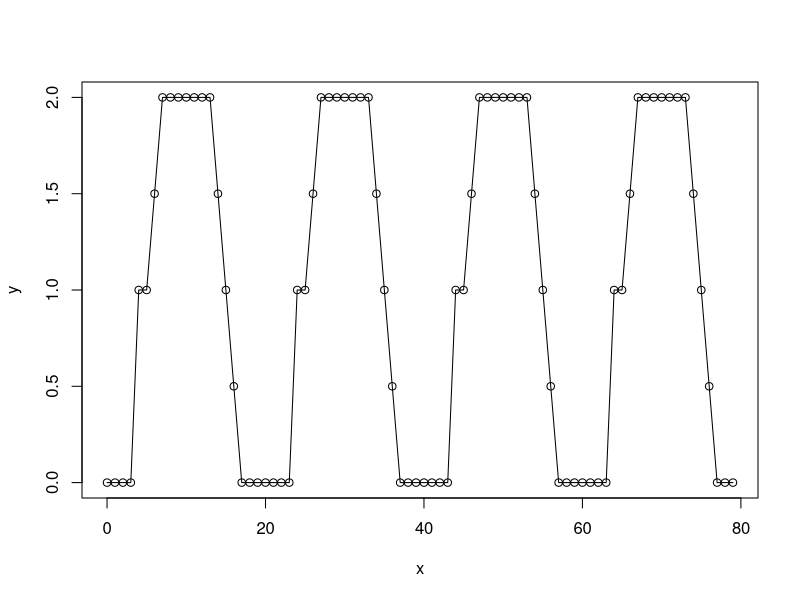
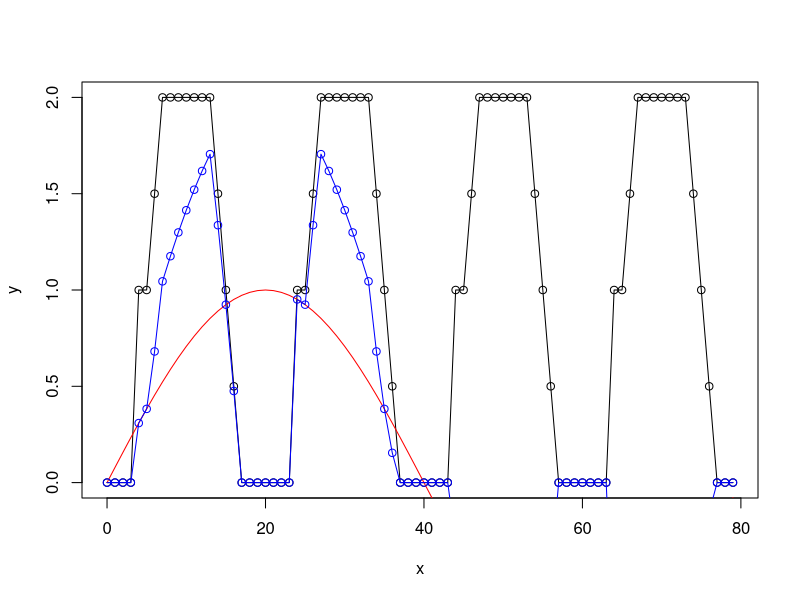
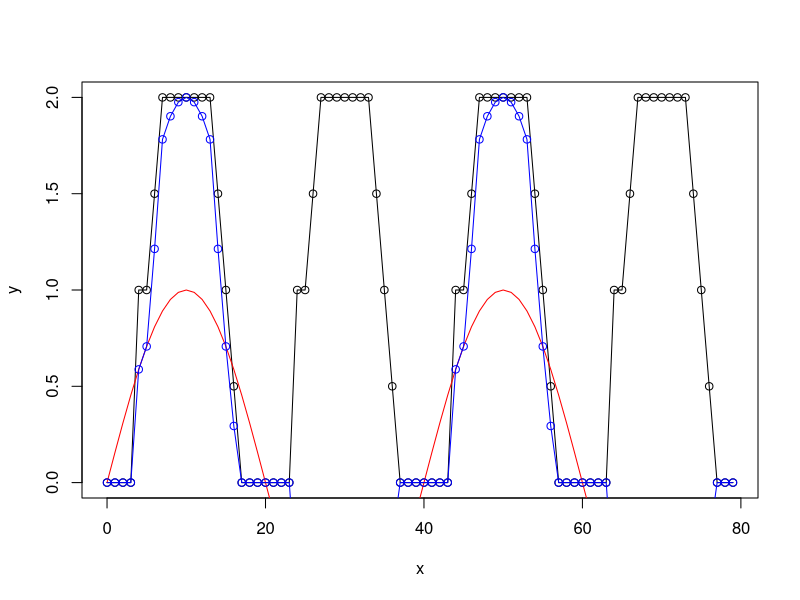
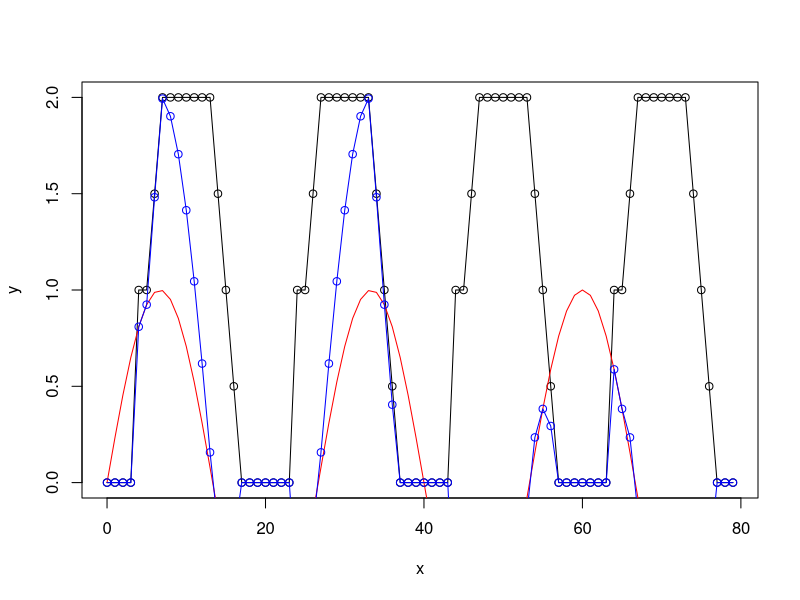
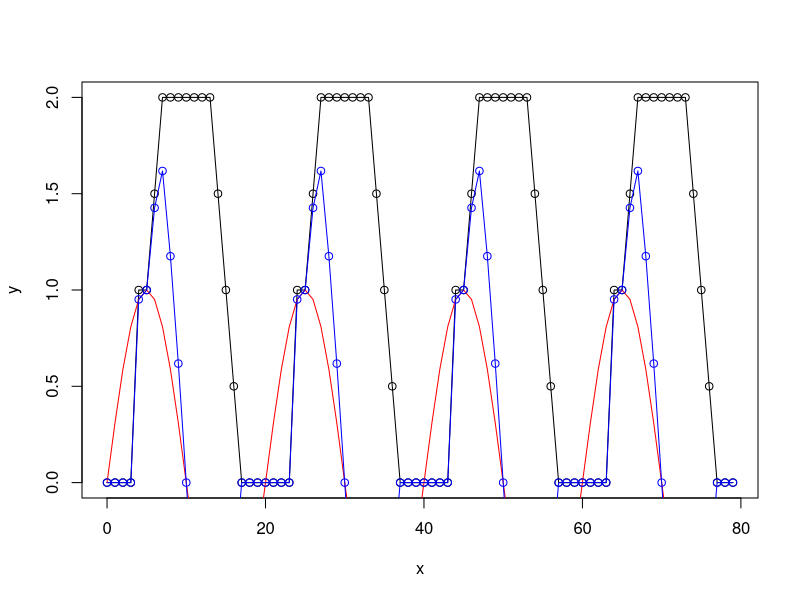
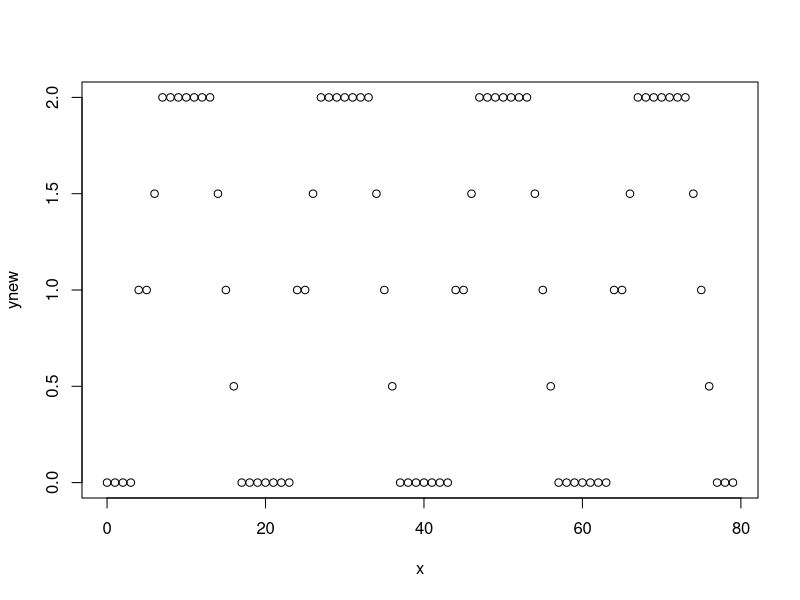
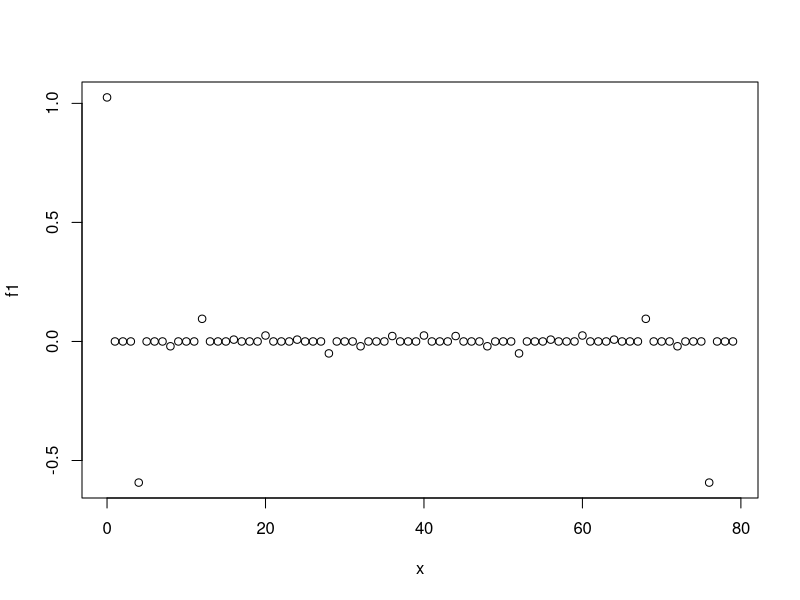
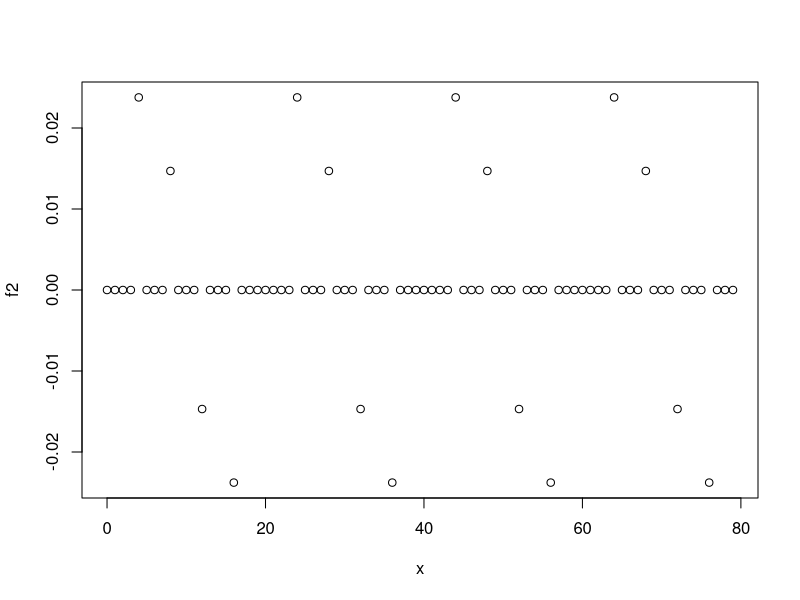

These figures' R source, in order:
x<-0:79
y<-c(0,0,0,0,1,1,1.5,2,2,2,2,2,2,2,1.5,1,0.5,0,0,0)
y<-rep(y,times=4)
plot(x,y)
lines(x,y)

xt<-2*pi*x/80

plot(x,y)
lines(x,y)
lines(x,sin(xt), col="red")
points(x,y*sin(xt), col="blue")
lines(x,y*sin(xt), col="blue")

sum(y*sin(xt))

plot(x,y)
lines(x,y)
lines(x,sin(2*xt), col="red")
points(x,y*sin(2*xt), col="blue")
lines(x,y*sin(2*xt), col="blue")

sum(y*sin(2*xt))

plot(x,y)
lines(x,y)
lines(x,sin(3*xt), col="red")
points(x,y*sin(3*xt), col="blue")
lines(x,y*sin(3*xt), col="blue")

sum(y*sin(3*xt))

plot(x,y)
lines(x,y)
lines(x,sin(4*xt), col="red")
points(x,y*sin(4*xt), col="blue")
lines(x,y*sin(4*xt), col="blue")

sum(y*sin(4*xt))

f1<-c()
f2<-c()
for(i in 0:79) {
  f1<-c(f1,sum(y*cos(i*xt))/80)
  f2<-c(f2,sum(y*sin(i*xt))/80)
}

ynew<-rep(0,80)
for(i in 0:79) {
  ynew<-ynew+f1[i+1]*cos(i*xt)
  ynew<-ynew+f2[i+1]*sin(i*xt)
}

plot(x,ynew)
plot(x,f1)
plot(x,f2)
